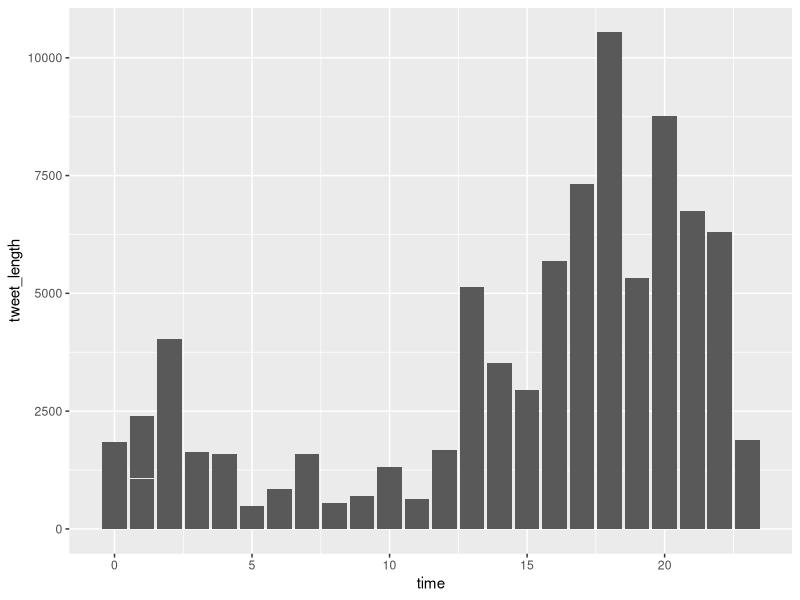
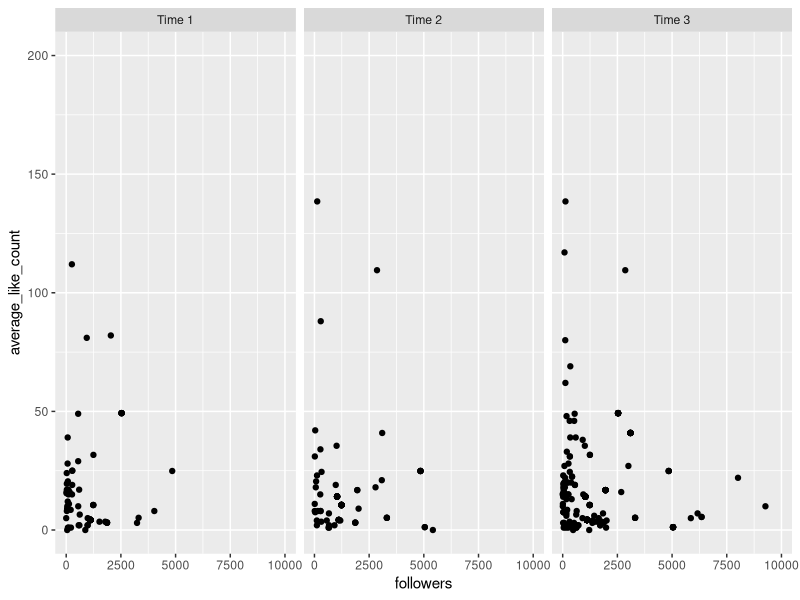

Recreate these plots in R, in order.
## ---- chunk 1
library(tidyverse)
library(maps)
library(sf)
library(rnaturalearth)
## ---- chunk 2
tweets <- read.csv("data/tweets.csv")
us_cities <- read.csv("data/uscities.csv")
## ---- chunk 3
tweets %>%
  group_by(location) %>%
  summarize(location_tweet_count = n())

# Data frame of cities of the world and corresponding countries
world_cities <- world.cities %>% 
  as_tibble() %>% 
  rename(c("city" = "name"))

# Data frame of cities in US and corresponding states
us_cities <- us_cities %>% 
  select(city, state_id, state_name)

# create new variable city that is the location pre ,
tweets_locations <- tweets %>% 
  filter(!str_detect(location, "@"), !str_detect(location, ":")) %>% 
  mutate(location_pre_comma = gsub(",.*","", location)) %>%
  mutate(location_pre_comma = case_when(
    location_pre_comma == "北京" ~ "Beijing",
    location_pre_comma == "God's earth" ~ "NA",
    location_pre_comma == "The City College of New York" ~ "New York",
    location_pre_comma == "World" ~ "NA",
    location_pre_comma == "he/they" ~ "NA",
    location_pre_comma == "At the home office" ~ "NA",
    location_pre_comma == "Deutschland" ~ "Germany",
    location_pre_comma == "Distrito Federal" ~ "Mexico City",
    location_pre_comma == "down in dey wid em" ~ "NA",
    location_pre_comma == "Forde-Obama Hall" ~ "NA",
    location_pre_comma == "France & UK" ~ "NA",
    location_pre_comma == "Lil’ Rudyshire" ~ "NA",
    location_pre_comma == "MIT" ~ "Boston",
    location_pre_comma == "New Yorker" ~ "New York",
    location_pre_comma == "OAK / NYC / ATL / The World" ~ "NA",
    location_pre_comma == "SP" ~ "NA",
    location_pre_comma == "Toronto || Ottawa" ~ "NA",
    location_pre_comma == "Tx" ~ "Texas",
    location_pre_comma == "UK" ~ "United Kingdom",
    location_pre_comma == "USA" ~ "United States",
    location_pre_comma == "Worldwide" ~ "NA"
  ))
  
#Being funky, dont use this
#left_join(tweets_locations, us_cities, by = c("city"))
## ---- chunk 4
tweets %>%
  count(location) %>%
  arrange(desc(n)) %>% 
  head(15)
## ---- chunk 5
# Loading posible map to use
worldmap <- ne_countries(scale = 'medium', type = 'map_units',
                         returnclass = 'sf')

world_map <- map_data("world")

us_map <- map_data("state")


# ggplot() +
#   geom_polygon(data = world_map, aes(x = long, y = lat, group = group), fill = "gray", color = "black") +
#   geom_point(data = tweets, aes(x = long, y = lat, size = retweet_count), color = "red") +
#   theme_minimal() +
#   coord_fixed(1.3)

  #coord_quickmap()


tweets <- tweets%>%
  mutate(continent=case_when(long < -46 & (lat>20 & lat < 46) ~ "North America", 
                             (long > -100  & long<50) &(lat>-100 & lat <20) ~ "South America", 
                             (long > -50  & long<60) &(lat>-50 & lat <50) ~ "Africa", 
                             
                            (long > 25) &(lat>-50 & lat <50) ~ "Europe", 
                            
                          (long > 50  & long<150) &(lat>-12.5) ~ "Asia", 
                          
                        (long > 100) &(lat<-12.5) ~ "Oceania"))


  
  
## ---- chunk 6

tweets_NA<-tweets%>%
  filter(continent=="North America")



# just mapping us data, need to get rid of canada
# ggplot() +
#   geom_polygon(data = us_map, aes(x = long, y = lat, group = group), fill = "white", color = "black") +
#   geom_point(data = tweets_NA, aes(x = long, y = lat, size = retweet_count), color = "red") +
#   theme_minimal() +
#   coord_quickmap()

north_am <- worldmap[worldmap$continent == 'North America',]
us <- worldmap[worldmap$name == 'United States',]

# New US map option
# ggplot() + 
#   geom_sf(data = us) + 
#   theme_bw() +
#   geom_point(data = tweets_NA, aes(x = long, y = lat, size = retweet_count), color = "red") 

## ---- chunk 7
library(lubridate)

tweets <- tweets %>%
  filter(!is.na(datetime))%>%
  mutate(tweet_length = nchar(as.character(content)), 
                              time=(as.numeric(str_sub(datetime, start=12, end=13))))
        

ggplot(tweets, aes(x=time, y = tweet_length)) + 
  geom_col()



## ---- chunk 8
tweets %>%
  filter(verified == TRUE) %>%
  nrow()
## ---- chunk 9
tweets <- tweets %>%
  group_by(username) %>%
  mutate(average_like_count = mean(like_count))


tweets_time<- tweets%>%
  mutate(time_range=case_when(time<=7~"Time 1", 
                              time>7 & time <=15~ "Time 2", 
                              time >15~"Time 3"))
ggplot(tweets_time, aes(followers, average_like_count))+
  geom_point()+
  facet_grid(~time_range)+
  scale_x_continuous(limits=c(0, 10000))+
  scale_y_continuous(limits=c(0, 200))
  
  
